Frame 1 (no input): blank canvas, image omitted
Frame 60 (the mouse pressed at the canvas centre just before this capture): blank canvas, image omitted
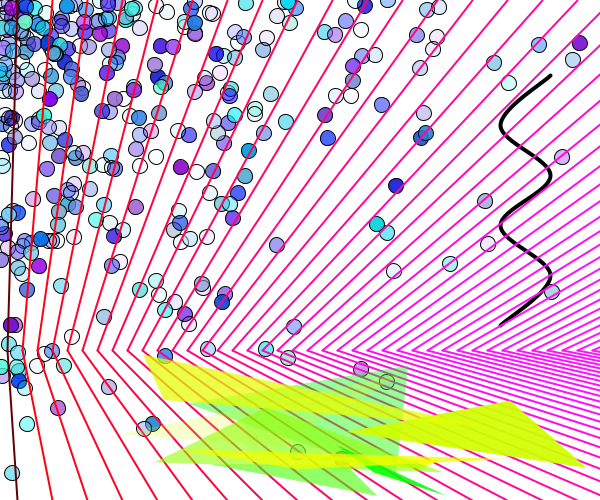
Frame 120 (the mouse held since frame 60 and released just before this capture)

The Processing sketch whose frames 1 and 60 were blank and that drew this single picture after the mouse press (run headless with seeded random() and noise(); from frame 60 on, the mouse is pressed at the canvas centre):

// Processing sketch: processing_36778
// ── processing_36778.pde

boolean doIt;

void setup () {
  size (600, 500);
  smooth ();
}

void draw () {
  if (doIt) {
    background (255);
    stroke (0);
    noFill ();
    strokeWeight (4);
    beginShape ();
    curveVertex (550, 75);
    curveVertex (550, 75);
    curveVertex (500, 125);
    curveVertex (550, 175);
    curveVertex (500, 225);
    curveVertex (550, 275);
    curveVertex (500, 325);
    curveVertex (500, 325);
    endShape (); 
    for (int a=1; a<60; a += 3) {
      for (int b=1; b<50; b += 3) {
        stroke (0);
        strokeWeight (1);
        fill (random (0, 170), random (0, 255), random (200, 255), random (255));
        ellipse (random (a*10), random (b*10), 15, 15);
      }
    }

    for (int x=5; x<600; x += 10) {
      strokeWeight (2);
      stroke (x*20, x/20, x);
      line (x+x*2.5, 0, x*1.5, 350);
      line (x*1.5, 350, x+x*2.5, 500);
    }

    for (int c=1; c<12; c++) {
      float ax = random (100, width);
      float ay = random (350, 500);
      float bx = random (100, width);
      float by = random (350, 500);
      float cx = random (150, width);
      float cy = random (350, 500);

      noStroke ();
      fill (random (255), 255, 0, random (255));
      triangle (ax, ay, bx, by, cx, cy);
    }
    doIt = false;
  }
}

void mousePressed () {
  doIt = true;
}
